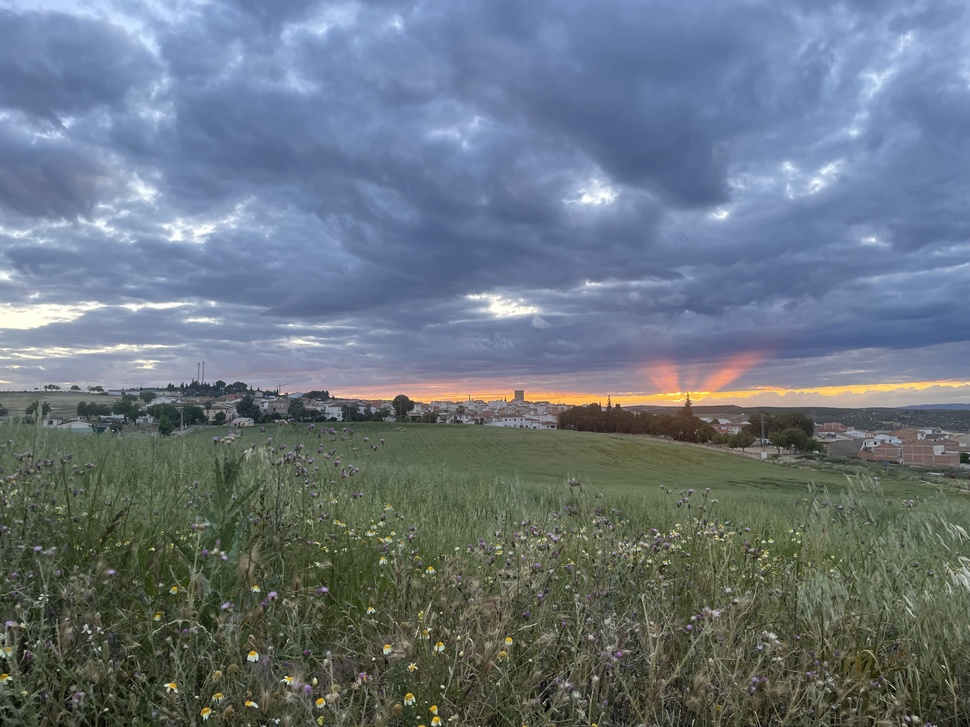
#> input picture ejercicioscapitulo6/imagen.jpg, 970 x 727 px, shrunk from 4032 x 3024 before the run
$ python umbral_bloques_manual.py
#> lines starting #> are read from the running program, lines starting #| are printed output that depends on the picture; after the words box and inside, x2 and y2 are one past the last pixel; in counts of white or black regions, pixels touching at a corner belong together
# umbral_bloques_manual.py
import cv2
import matplotlib.pyplot as plt
import numpy as np

img = cv2.imread('imagen.jpg', 0)
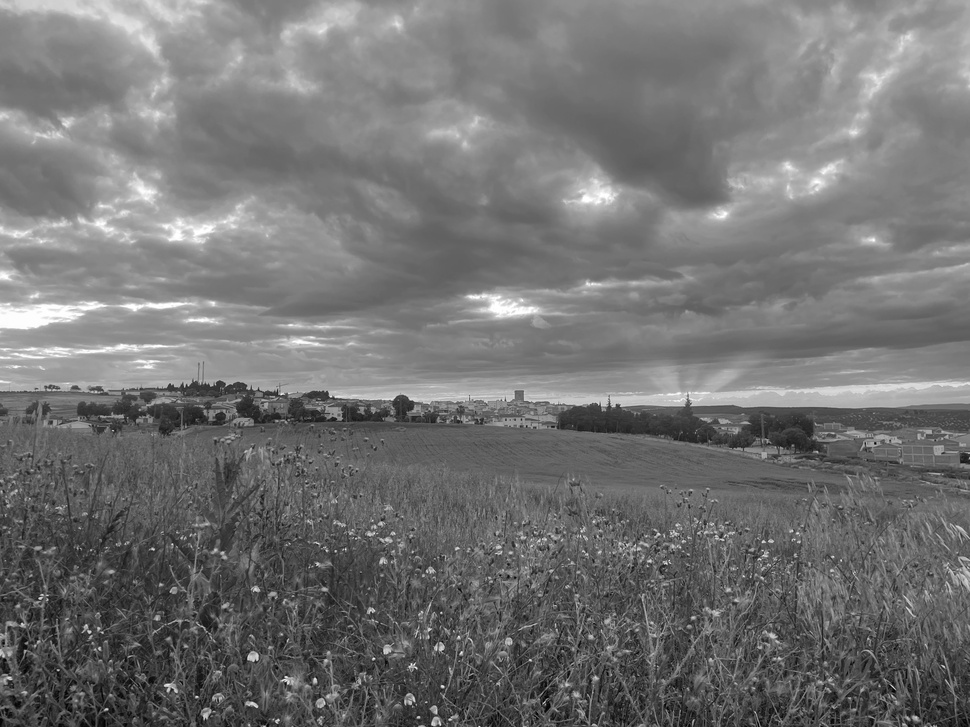
#> img: shape (727, 970); min 0, max 255, mean 114.9
if img is None:
    print("Error: No se encuentra 'imagen.jpg'")
else:
    h, w = img.shape
#> h = 727; w = 970
    res = np.zeros_like(img)
    bs = 50 # Tamaño del bloque (block size)

    #  Procesamiento manual por bloques
    for i in range(0, h, bs):
        for j in range(0, w, bs):
            # Extraer la región de interés (ROI)
            roi = img[i:i+bs, j:j+bs]

            # Aplicar Otsu localmente a este bloque
            # Otsu ignora el valor '0' y busca el umbral óptimo automáticamente
            _, thresh = cv2.threshold(roi, 0, 255, cv2.THRESH_BINARY + cv2.THRESH_OTSU)

            # Insertar el bloque procesado en la imagen de resultado
            res[i:i+bs, j:j+bs] = thresh
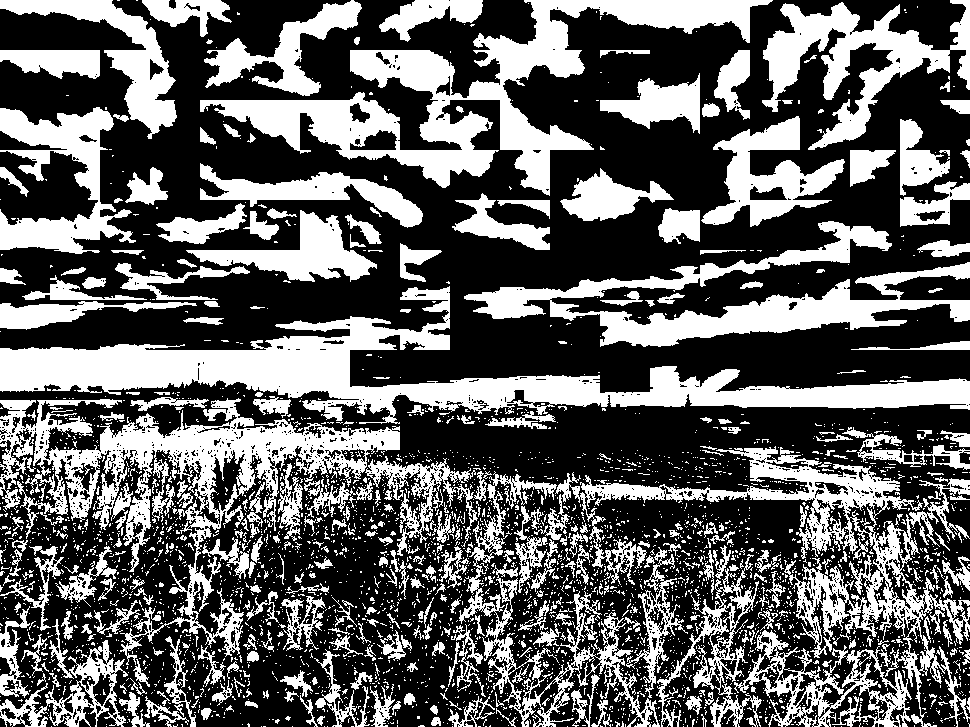
#> res: shape (727, 970); 37.7% white; 3527 white regions (3158 under 20 px), largest, box (x1, y1, x2, y2) and area: (0, 286, 970, 424) 34304, (200, 0, 773, 196) 26671, (0, 398, 400, 665) 23484
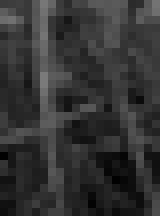
#> roi: shape (27, 20) (shown 8 times larger); min 1, max 122, mean 51.6

    fig, (ax1, ax2) = plt.subplots(1, 2, figsize=(14, 7))

    ax1.imshow(img, cmap='gray')
    ax1.set_title('Imagen Original (Gris)')
    ax1.axis('off')

    ax2.imshow(res, cmap='gray')
    ax2.set_title(f'Umbralizado por Bloques ({bs}x{bs})')
    ax2.axis('off')

    plt.tight_layout()
    plt.show()
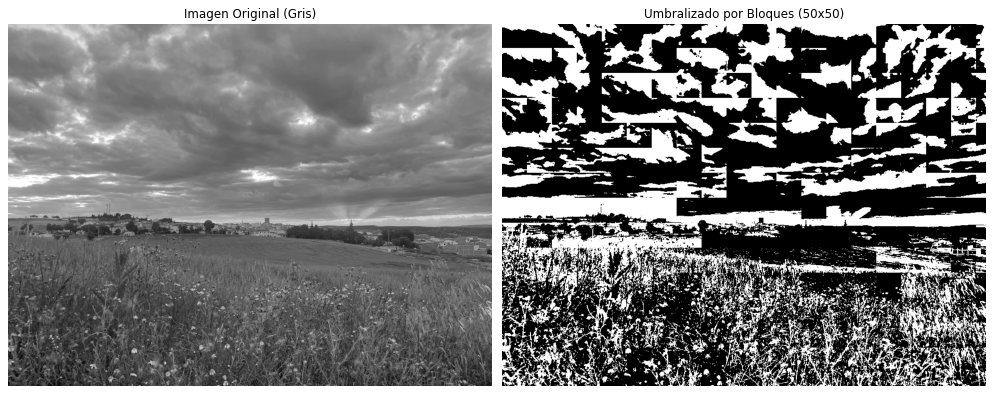
#> figure drawn by matplotlib, 2 panels
